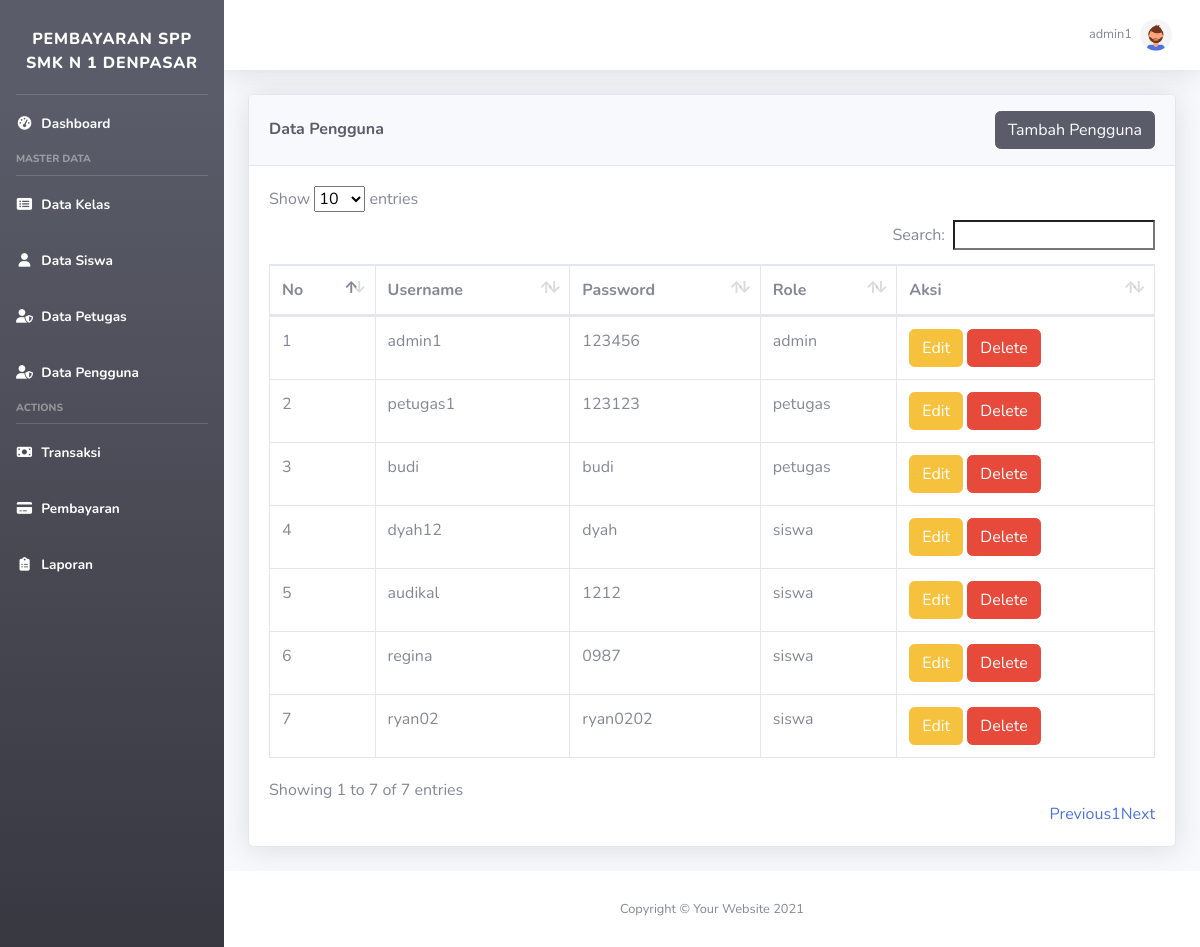
The page /public/Pengguna (signed in) on the database its author committed.
### tables this page shows
CREATE TABLE `pengguna` (
  `pengguna_id` int(11) NOT NULL,
  `username` varchar(25) NOT NULL,
  `password` varchar(128) NOT NULL,
  `role` enum('admin','petugas','siswa') NOT NULL
);

### app/core/Controller.php (called while the page is built, shortened)
<?php
class Controller {
    public function view($view, $data = [])
    {
        require_once "../app/view/$view.php";
    }
    public function model($model)
    {
        return new $model;
    }
}

### app/controllers/pengguna.php (called while the page is built, shortened)
<?php
class Pengguna extends Controller
{
    public function index()
    {
        $data['title'] = "Pengguna";
        $data['pengguna'] = $this->model('Pengguna_models')->getDataPengguna();
        $this->view("layouts/dashboard/header", $data);
        $this->view("layouts/dashboard/sidebar", $data);
        $this->view("pages/pengguna/index", $data);
        $this->view("layouts/dashboard/footer", $data);
    }
}

### app/core/App.php (called while the page is built, shortened)
<?php
class App {
    protected $controller = 'Dashboard',
              $method = "index",
              $params = [];
    public function __construct()
    {
        $this->controller = new $this->controller;
        call_user_func_array([$this->controller, $this->method], $this->params);
    }
}

### public/index.php (called while the page is built, shortened)
<?php
$app=new App();

### app/core/Model.php (called while the page is built, shortened)
<?php
class Model {
    private $host = DB_HOST,
            $user = DB_USER,
            $pass = DB_PASS,
            $db_name = DB_NAME,
            $dbh,
            $stmt;
    public function __construct()
    {
        $dsn = "mysql:host={$this->host};dbname={$this->db_name}";
        $options = [
            PDO::ATTR_PERSISTENT => true,
            PDO::ATTR_ERRMODE => PDO::ERRMODE_EXCEPTION
        ];
        try {
            $this->dbh = new PDO($dsn, $this->user, $this->pass, $options);
        } catch(PDOException $e) {
            die($e->getMessage());
        }
    }
    public function query($query)
    {
        $this->stmt = $this->dbh->prepare($query);
    }
    public function execute()
    {
        $this->stmt->execute();
    }
    public function all()
    {
        $this->execute();
        return $this->stmt->fetchAll(PDO::FETCH_ASSOC);
    }
}

### app/models/Pengguna_models.php (called while the page is built, shortened)
<?php
class Pengguna_models extends Model
{
    private $tabel = "pengguna",
            $db;
    public function __construct()
    {
        $this->db = new Model();
    }
    public function getDataPengguna()
    {
        $query = "SELECT * FROM pengguna";
        $this->db->query($query);
        $this->db->execute();
        return $this->db->All();
    }
}

### app/view/pages/pengguna/index.php (the view, shortened to what this page needs)
<div class="container-fluid">
    <div class="card shadow mb-4">
    <div class="card-header py-3 d-flex justify-content-between align-items-center">
        <h6 class="m-0 font-weight-bold text-dark">Data Pengguna</h6>
        <a href="<?= BASE_URL ?>/pengguna/create" class="btn btn-dark">Tambah Pengguna</a>
    </div>
    <div class="card-body">
        <div class="table-responsive">
            <table class="table table-bordered" id="dataTable" width="100%" cellspacing="0">
                <thead>
                    <tr>
                        <th>No</th>
                        <th>Username</th>
                        <th>Password</th>
                        <th>Role</th>
                        <th>Aksi</th>
                    </tr>
                </thead>
                <tbody>
                    <?php $i =1; ?>
                    <?php foreach ($data['pengguna'] as $pengguna) : ?>
                    <tr>
                        <td><?= $i ?></td>
                        <td><?= $pengguna['username']?></td>
                        <td><?= $pengguna['password']?></td>
                        <td><?= $pengguna['role']?></td>
                        <td>
                            <a href="<?= BASE_URL; ?>/pengguna/editForm/<?= $pengguna['pengguna_id']; ?>" class="btn btn-warning">Edit</a>
                            <a href="<?= BASE_URL; ?>/pengguna/delete/<?= $pengguna['pengguna_id']; ?>" class="btn btn-danger">Delete</a>
                        </td>
                    </tr>
                    <?php $i++; ?>
                    <?php endforeach; ?>
                </tbody>
            </table>
        </div>
    </div>
</div>

### app/view/layouts/dashboard/header.php (shortened to what this page needs)
<!DOCTYPE html>
<html lang="en">
<head>
    <link href="<?= BASE_URL ?>/assets/vendor/fontawesome-free/css/all.min.css" rel="stylesheet" type="text/css">
    <link rel="stylesheet" href="https://cdnjs.cloudflare.com/ajax/libs/font-awesome/6.2.1/css/all.min.css" />
    <link href="<?= BASE_URL ?>/assets/vendor/datatables/dataTables.bootstrap4.min.css" rel="stylesheet">
    <link href="<?= BASE_URL ?>/assets/css/sb-admin-2.css" rel="stylesheet">
</head>
<body id="page-top">
    <div id="wrapper">

### app/view/layouts/dashboard/sidebar.php (shortened to what this page needs)
<ul class="navbar-nav bg-gradient-dark sidebar sidebar-dark accordion" id="accordionSidebar">
<a class="sidebar-brand d-flex align-items-center justify-content-center mt-3" href="#">
        <div class="sidebar-brand-text mx-6">Pembayaran spp smk n 1 denpasar</div>
    </a>
    <hr class="sidebar-divider mb-0 mt-2">
   <li class="nav-item active">
        <a class="nav-link" href="<?= BASE_URL ?>/dashboard">
        <i class="fas fa-fw fa-tachometer-alt"></i>
            <span>Dashboard</span>
        </a>
    </li>
    <?php if($_SESSION['userSession']['role'] !== 'siswa') : ?>
     <div class="sidebar-heading" style="color: #eaeaea bold">MASTER DATA</div>
     <hr class="sidebar-divider mb-0 mt-2">
    <li class="nav-item active">
        <a class="nav-link" href="<?= BASE_URL ?>/kelas">
         <i class="fas fa-fw fa-list-alt"></i>
            <span>Data Kelas</span>
        </a>
    </li>
    <?php if($_SESSION['userSession']['role'] === 'admin') : ?>
        <li class="nav-item active">
            <a class="nav-link" href="<?= BASE_URL ?>/siswa">
            <i class="fas fa-fw fa-user"></i>
                <span>Data Siswa</span>
            </a>
        </li>
        <li class="nav-item active">
            <a class="nav-link" href="<?= BASE_URL?>/petugas">
            <i class="fas fa-fw fa-user-shield"></i>
                <span>Data Petugas</span>
            </a>
        </li>
        <li class="nav-item active">
            <a class="nav-link" href="<?= BASE_URL?>/Pengguna">
            <i class="fas fa-fw fa-user-shield"></i>
                <span>Data Pengguna</span>
            </a>
        </li>
    <?php endif; ?>
    <div class="sidebar-heading" style="color: #eaeaea bold">ACTIONS</div>
    <hr class="sidebar-divider mb-0 mt-2">
    <li class="nav-item active">
        <a class="nav-link" href="<?=  BASE_URL ?>/transaksi">
         <i class="fas fa-fw fa-money-bill"></i>
            <span>Transaksi</span>
        </a>
    </li>
    <?php if($_SESSION['userSession']['role'] === 'admin') : ?>
    <li class="nav-item active">
        <a class="nav-link" href="<?= BASE_URL?>/pembayaran">
        <i class="fas fa-fw fa-credit-card"></i>
            <span>Pembayaran</span>
        </a>
    </li>
    <?php endif; ?>
    <?php endif; ?>
    <li class="nav-item active">
        <a class="nav-link" href="<?= BASE_URL?>/laporan">
        <i class="fas fa-fw fa-clipboard-list"></i>
            <span>Laporan</span>
        </a>
    </li>
</ul>
<div id="content-wrapper" class="d-flex flex-column">
    <div id="content">
        <nav class="navbar navbar-expand navbar-light bg-white topbar mb-4 static-top shadow">
            <ul class="navbar-nav ml-auto">
                <li class="nav-item dropdown no-arrow">
                    <a class="nav-link dropdown-toggle" href="#" id="userDropdown" role="button"
                        data-toggle="dropdown" aria-haspopup="true" aria-expanded="false">
                        <span class="mr-2 d-none d-lg-inline text-gray-600 small"><?= $_SESSION['userSession']['username'] ?></span>
                        <img class="img-profile rounded-circle"
                            src="<?= BASE_URL ?>/assets/img/undraw_profile_2.svg">
                    </a>
                </li>
            </ul>
        </nav>

### app/view/layouts/dashboard/footer.php (shortened to what this page needs)
</div>
     <footer class="sticky-footer bg-white">
        <div class="container my-auto">
            <div class="copyright text-center my-auto">
                <span>Copyright &copy; Your Website 2021</span>
            </div>
        </div>
    </footer>
</div>
 </div>
</body>
</html>

### rows shown on the page
pengguna: username "admin1", password "123456", role "admin"
pengguna: username "petugas1", password "123123", role "petugas"
pengguna: username "budi", password "budi", role "petugas"
pengguna: username "dyah12", password "dyah", role "siswa"
pengguna: username "audikal", password "1212", role "siswa"
pengguna: username "regina", password "0987", role "siswa"
pengguna: username "ryan02", password "ryan0202", role "siswa"

### other values the page prints
$_SESSION['userSession']['username'] "admin1"
